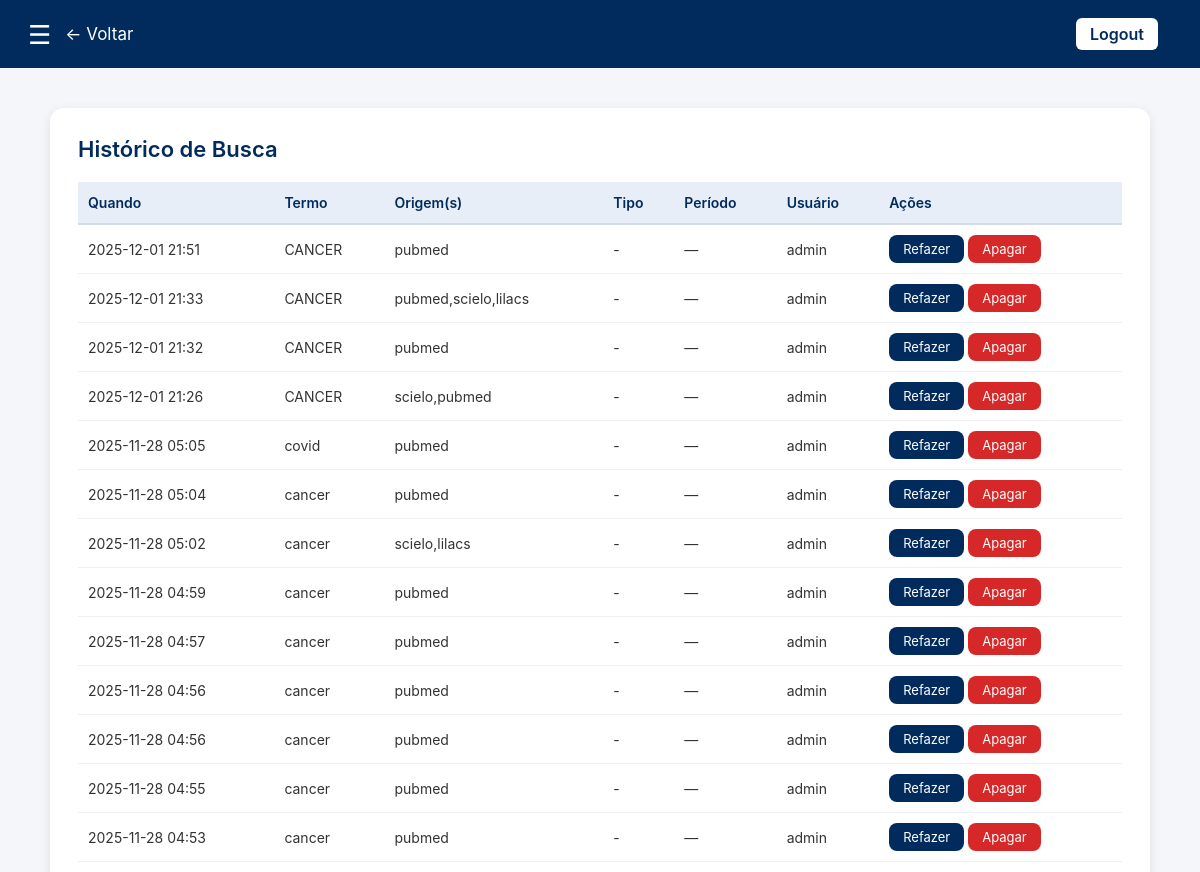
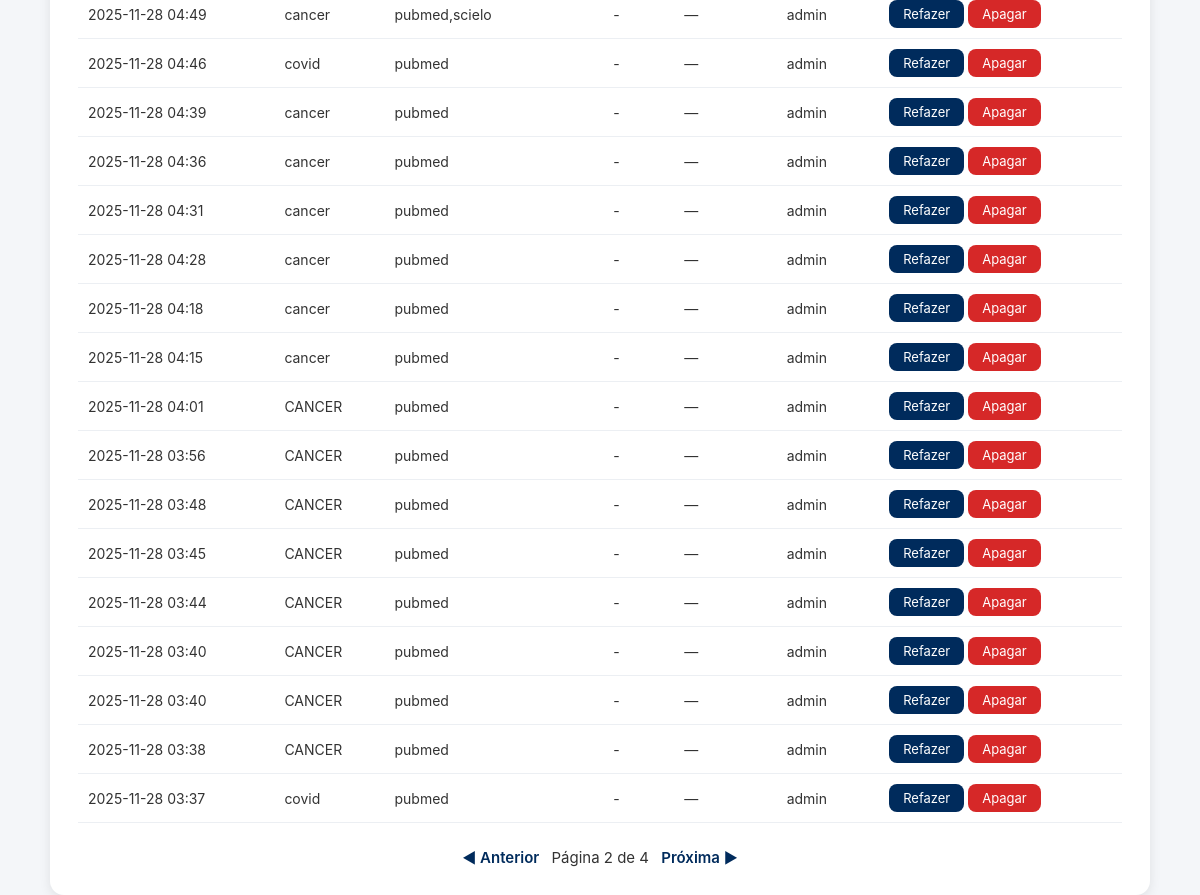
The page /historico/?page=2 (signed in) on the database its author committed (2 pictures, top to bottom).
### busca/models.py (models this page shows, shortened)
class SearchHistory(models.Model):
    user = models.ForeignKey(
        settings.AUTH_USER_MODEL,
        null=True,
        blank=True,
        on_delete=models.SET_NULL,
        help_text="Usuário que executou a busca (se autenticado)"
    )
    termo = models.CharField("termo", max_length=500, blank=True)
    origem = models.CharField("origem(s)", max_length=200, blank=True)   # ex: "pubmed,scielo"
    tipo = models.CharField("tipo", max_length=50, blank=True)           # autor / titulo / tema
    data_inicio = models.DateField("data início", null=True, blank=True)
    data_fim = models.DateField("data fim", null=True, blank=True)
    query_string = models.TextField("query string", blank=True)
    created_at = models.DateTimeField(auto_now_add=True)
    class Meta:
        verbose_name = "Histórico de Busca"
        verbose_name_plural = "Histórico de Buscas"
        ordering = ["-created_at"]

### busca/views.py (the view)
# urls.py: path("historico/", views.historico, name="historico"),
@login_required
def historico(request):
    qs = SearchHistory.objects.filter(user=request.user).order_by("-id")
    paginator = Paginator(qs, 30)
    page = request.GET.get("page", 1)
    page_obj = paginator.get_page(page)
    return render(request, "busca/historico.html", {
        "page_obj": page_obj
    })

### busca/templates/busca/historico.html (shortened to what this page needs)
{% load static %}
<!doctype html>
<html lang="pt-br">
<head>
</head>
<body>
<header>
    <div class="menu-left">
        <div class="menu-icon" id="menuBtn">☰</div>
        <a href="{% url 'home' %}" style="color:white; text-decoration:none; font-size:17px;">← Voltar</a>
    </div>
    <div style="display: flex; align-items: center; gap: 14px;">
        {% if user.is_authenticated %}
            <a href="/logout/" class="login-btn">Logout</a>
        {% else %}
            <a href="{% url 'login' %}" class="login-btn">Login</a>
        {% endif %}
    </div>
</header>
<div class="container">
    <div class="results-box">
        <h2>Histórico de Busca</h2>
        {% if page_obj.object_list %}
            <table class="history-table">
                <thead>
                    <tr>
                        <th>Quando</th>
                        <th>Termo</th>
                        <th>Origem(s)</th>
                        <th>Tipo</th>
                        <th>Período</th>
                        <th>Usuário</th>
                        <th>Ações</th>
                    </tr>
                </thead>
                <tbody>
                    {% for h in page_obj.object_list %}
                        <tr>
                            <td style="white-space:nowrap;">{{ h.created_at|date:"Y-m-d H:i" }}</td>
                            <td>{{ h.termo|default:"(vazio)" }}</td>
                            <td>{{ h.origem|default:"todas" }}</td>
                            <td>{{ h.tipo|default:"-" }}</td>
                            <td>
                                {% if h.data_inicio or h.data_fim %}
                                    {{ h.data_inicio|date:"Y-m-d" }} — {{ h.data_fim|date:"Y-m-d" }}
                                {% else %}
                                    —
                                {% endif %}
                            </td>
                            <td>
                                {% if h.user %}
                                    {{ h.user.username }}
                                {% else %}
                                    anônimo
                                {% endif %}
                            </td>
                            <td>
                                <a href="{% url 'resultados' %}?{{ h.query_string }}" class="btn">Refazer</a>
                                <a href="{% url 'apagar_historico' h.id %}"
                                   class="btn-delete"
                                   onclick="return confirm('Tem certeza que deseja apagar esta pesquisa?');">
                                    Apagar
                                </a>
                            </td>
                        </tr>
                    {% endfor %}
                </tbody>
            </table>
            <div class="pagination">
                {% if page_obj.has_previous %}
                    <a href="?page={{ page_obj.previous_page_number }}">◀ Anterior</a>
                {% endif %}
                Página {{ page_obj.number }} de {{ page_obj.paginator.num_pages }}
                {% if page_obj.has_next %}
                    <a href="?page={{ page_obj.next_page_number }}">Próxima ▶</a>
                {% endif %}
            </div>
        {% else %}
            <div class="no-history">
                Nenhuma busca registrada ainda.
            </div>
        {% endif %}
    </div>
</div>
</body>
</html>

### busca/templates/busca/historico.html (style rules this page uses)
body { font-family: "Inter", Arial, sans-serif; background: #f4f6f9; margin: 0; padding: 0; color: #333; }
header { background: #002b5c; color: white; padding: 18px 28px; display: flex; align-items: center; justify-content: space-between; }
.menu-left { display: flex; align-items: center; gap: 14px; }
.menu-icon { font-size: 26px; cursor: pointer; }
.login-btn { background: white; color: #002b5c; padding: 6px 14px; border-radius: 6px; text-decoration: none; font-weight: 600; transition: 0.2s; }
.container { max-width: 1100px; margin: 40px auto; padding: 0 20px; }
.results-box { background: white; padding: 28px; border-radius: 14px; box-shadow: 0 3px 12px rgba(0,0,0,0.09); }
.results-box h2 { margin-top: 0; font-size: 22px; color: #002b5c; font-weight: 600; margin-bottom: 20px; }
.history-table { width: 100%; border-collapse: collapse; font-size: 14px; }
.history-table thead { background: #e8eef7; }
.history-table th { text-align: left; padding: 12px 10px; font-weight: 600; color: #002b5c; border-bottom: 2px solid #d6dce5; }
.history-table td { padding: 10px; border-bottom: 1px solid #eceff3; }
.btn { background: #002b5c; color: white; padding: 6px 14px; border-radius: 8px; text-decoration: none; font-size: 13px; transition: 0.2s; display: inline-block; }
.btn-delete { background: #d62828; color: white; padding: 6px 14px; border-radius: 8px; text-decoration: none; font-size: 13px; transition: 0.2s; }
.pagination { margin-top: 25px; text-align: center; font-size: 15px; }
.pagination a { margin: 0 8px; text-decoration: none; color: #002b5c; font-weight: 600; }

### rows shown on the page
SearchHistory: created_at "2025-12-01 21:51", termo "CANCER", origem "pubmed", tipo "-", user.username "admin"
SearchHistory: created_at "2025-12-01 21:33", termo "CANCER", origem "pubmed,scielo,lilacs", tipo "-", user.username "admin"
SearchHistory: created_at "2025-12-01 21:32", termo "CANCER", origem "pubmed", tipo "-", user.username "admin"
SearchHistory: created_at "2025-12-01 21:26", termo "CANCER", origem "scielo,pubmed", tipo "-", user.username "admin"
SearchHistory: created_at "2025-11-28 05:05", termo "covid", origem "pubmed", tipo "-", user.username "admin"
SearchHistory: created_at "2025-11-28 05:04", termo "cancer", origem "pubmed", tipo "-", user.username "admin"
SearchHistory: created_at "2025-11-28 05:02", termo "cancer", origem "scielo,lilacs", tipo "-", user.username "admin"
SearchHistory: created_at "2025-11-28 04:59", termo "cancer", origem "pubmed", tipo "-", user.username "admin"
SearchHistory: created_at "2025-11-28 04:57", termo "cancer", origem "pubmed", tipo "-", user.username "admin"
SearchHistory: created_at "2025-11-28 04:56", termo "cancer", origem "pubmed", tipo "-", user.username "admin"
SearchHistory: created_at "2025-11-28 04:56", termo "cancer", origem "pubmed", tipo "-", user.username "admin"
SearchHistory: created_at "2025-11-28 04:55", termo "cancer", origem "pubmed", tipo "-", user.username "admin"
SearchHistory: created_at "2025-11-28 04:53", termo "cancer", origem "pubmed", tipo "-", user.username "admin"
SearchHistory: created_at "2025-11-28 04:49", termo "cancer", origem "pubmed,scielo", tipo "-", user.username "admin"
SearchHistory: created_at "2025-11-28 04:46", termo "covid", origem "pubmed", tipo "-", user.username "admin"
SearchHistory: created_at "2025-11-28 04:39", termo "cancer", origem "pubmed", tipo "-", user.username "admin"
SearchHistory: created_at "2025-11-28 04:36", termo "cancer", origem "pubmed", tipo "-", user.username "admin"
SearchHistory: created_at "2025-11-28 04:31", termo "cancer", origem "pubmed", tipo "-", user.username "admin"
SearchHistory: created_at "2025-11-28 04:28", termo "cancer", origem "pubmed", tipo "-", user.username "admin"
SearchHistory: created_at "2025-11-28 04:18", termo "cancer", origem "pubmed", tipo "-", user.username "admin"
SearchHistory: created_at "2025-11-28 04:15", termo "cancer", origem "pubmed", tipo "-", user.username "admin"
SearchHistory: created_at "2025-11-28 04:01", termo "CANCER", origem "pubmed", tipo "-", user.username "admin"
SearchHistory: created_at "2025-11-28 03:56", termo "CANCER", origem "pubmed", tipo "-", user.username "admin"
SearchHistory: created_at "2025-11-28 03:48", termo "CANCER", origem "pubmed", tipo "-", user.username "admin"
SearchHistory: created_at "2025-11-28 03:45", termo "CANCER", origem "pubmed", tipo "-", user.username "admin"
SearchHistory: created_at "2025-11-28 03:44", termo "CANCER", origem "pubmed", tipo "-", user.username "admin"
SearchHistory: created_at "2025-11-28 03:40", termo "CANCER", origem "pubmed", tipo "-", user.username "admin"
SearchHistory: created_at "2025-11-28 03:40", termo "CANCER", origem "pubmed", tipo "-", user.username "admin"
SearchHistory: created_at "2025-11-28 03:38", termo "CANCER", origem "pubmed", tipo "-", user.username "admin"
SearchHistory: created_at "2025-11-28 03:37", termo "covid", origem "pubmed", tipo "-", user.username "admin"

### other values the page prints
{{ page_obj.number }} "2"
{{ page_obj.paginator.num_pages }} "4"
